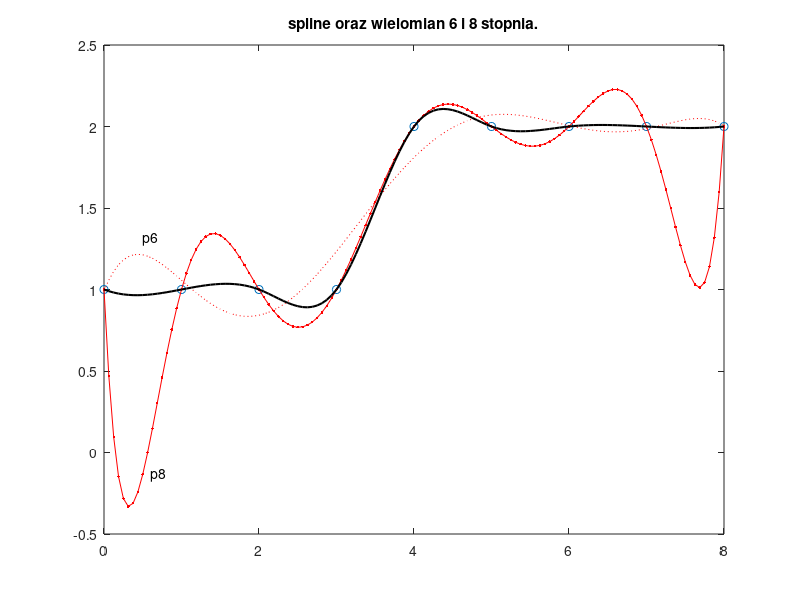

Write MATLAB code to recreate this figure.
y = [1 1 1 1 2 2 2 2 2];
x = [0:1:8];
xx = 0:.0625:8;
p8 = polyfit(x,y,8);
p6 = polyfit(x,y,6);
yp6 = polyval(p6,xx);
yp8 = polyval(p8,xx);
sp = spline(x,y,xx);
plot(x,y,'o',xx,yp6,':r',xx,yp8,'.-r',xx,sp, 'k','linewidth',1.5)
title('spline oraz wielomian 6 i 8 stopnia.')
text(0.5,polyval(p6,0.5)+0.1,'p6')
text(0.6,polyval(p8,0.5),'p8')